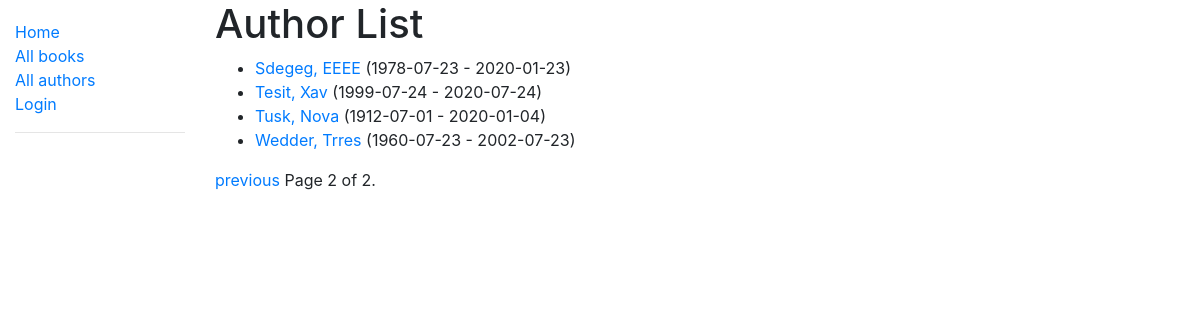
Before: /catalog/authors/?page=2 with the older database file.
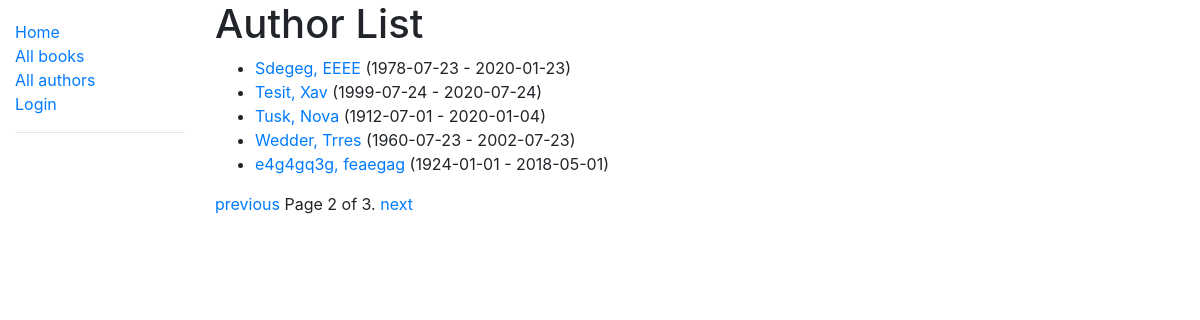
After: the same page with the newer database file.
### catalog/models.py (models this page shows)
class Author(models.Model):
    first_name = models.CharField(max_length=100)
    last_name = models.CharField(max_length=100)
    date_of_birth = models.DateField(null=True, blank=True)
    date_of_death = models.DateField('Died', null=True, blank=True)
    class Meta:
        ordering = ['last_name', 'first_name']
    def get_absolute_url(self):
        return reverse('author-detail', args=[str(self.id)])
    def __str__(self):
        return f'{self.last_name}, {self.first_name}'
    def life_span(self):
        life = ''
        if self.date_of_birth:
            if  self.date_of_birth:
                life = f'{self.date_of_birth} - {self.date_of_death}'
            else:
                life = f'unknown - {self.date_of_death}'
        else:
            if  self.date_of_birth:
                life = f'{self.date_of_birth} - unknown'
            else:
                life = 'not clear.'
        return life
    '''
    # the following two functions can be used to validate the birth date
    def clean(self):
        if self.date_of_death < self.date_of_birth:
            raise ValidationError(_('death date %(death)s is before birth date%(birth)s'),
                params={'death': self.date_of_death, 'birth': self.date_of_birth})

    def save(self, *args, **kwargs):
        self.full_clean()
        return super(Author, self).save(*args, **kwargs)
    '''

### catalog/views.py (the view)
# urls.py: path('authors/', views.AuthorListView.as_view(), name='authors'),
class AuthorListView(generic.ListView):
    model = Author
    paginate_by = 5

### catalog/templates/catalog/author_list.html
{% extends "base_generic.html" %}
{% block content %}
  <h1>Author List</h1>
  {% if author_list %}
  <ul>
    {% for author in author_list %}
      <li>
        <a href="{{ author.get_absolute_url }}">{{ author }}</a> ({{author.life_span}})
      </li>
    {% endfor %}
  </ul>
  {% else %}
    <p>There are no authors in the library.</p>
  {% endif %}
{% endblock %}

Changed rows visible on the page:
added Author: last_name+first_name "e4g4gq3g, feaegag", life_span "1924-01-01 - 2018-05-01"
Other visible differences:
{{ page_obj.paginator.num_pages }}: "2" → "3"
text now shown: "next"
